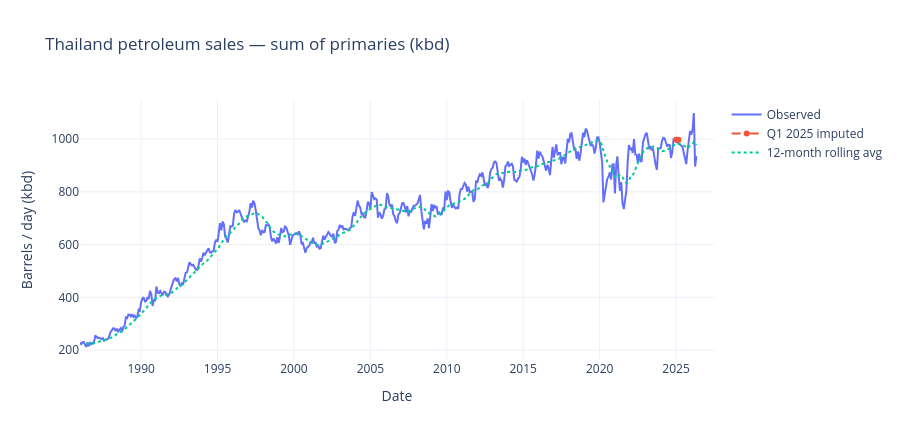

The notebook cell saved with this chart:
### Markdown cell above
## 2. Headline — total sales (sum of primaries)

EPPO publishes a `TOTAL` row in the source files but we exclude it from the DB to avoid double-counting. The headline series sums all native primaries (excl. zero LSD).

### Code cell
headline = (
    demand[demand["product_native"].isin(MAJOR_PRODUCTS)]
    .groupby(["date", "is_provisional"], as_index=False)["value_kbd"]
    .sum()
    .sort_values("date")
)

fig = go.Figure()
obs = headline[~headline["is_provisional"]]
prov = headline[headline["is_provisional"]]
fig.add_trace(go.Scatter(x=obs["date"], y=obs["value_kbd"], mode="lines", name="Observed"))
if not prov.empty:
    fig.add_trace(go.Scatter(
        x=prov["date"], y=prov["value_kbd"], mode="lines+markers",
        name="Q1 2025 imputed", line=dict(dash="dash"),
    ))
roll = headline.groupby("date", as_index=False)["value_kbd"].sum()["value_kbd"].rolling(12, min_periods=6).mean()
fig.add_trace(go.Scatter(
    x=headline["date"], y=roll, mode="lines",
    name="12-month rolling avg", line=dict(dash="dot", width=2),
))
fig.update_layout(
    title="Thailand petroleum sales — sum of primaries (kbd)",
    xaxis_title="Date", yaxis_title="Barrels / day (kbd)", height=440,
    hovermode="x unified", template="plotly_white",
)
fig.show()

### Figure 1 — Plotly figure (JSON) as saved in the notebook; plotly's stock layout.template omitted (floating-point values rounded to 4 significant figures; data arrays with more than 128 entries replaced by an {"elided": "..."} marker saying what was removed)
{"data": [{"mode": "lines", "name": "Observed", "type": "scatter", "x": {"elided": "480 str values"}, "y": {"elided": "480 float values"}}, {"line": {"dash": "dash"}, "mode": "lines+markers", "name": "Q1 2025 imputed", "type": "scatter", "x": ["2025-01-01T00:00:00", "2025-02-01T00:00:00", "2025-03-01T00:00:00"], "y": [997.1, 997.1, 997.1]}, {"line": {"dash": "dot", "width": 2}, "mode": "lines", "name": "12-month rolling avg", "type": "scatter", "x": {"elided": "483 str values"}, "y": {"elided": "483 float values"}}], "layout": {"height": 440, "hovermode": "x unified", "title": {"text": "Thailand petroleum sales — sum of primaries (kbd)"}, "xaxis": {"title": {"text": "Date"}}, "yaxis": {"title": {"text": "Barrels / day (kbd)"}}}}
